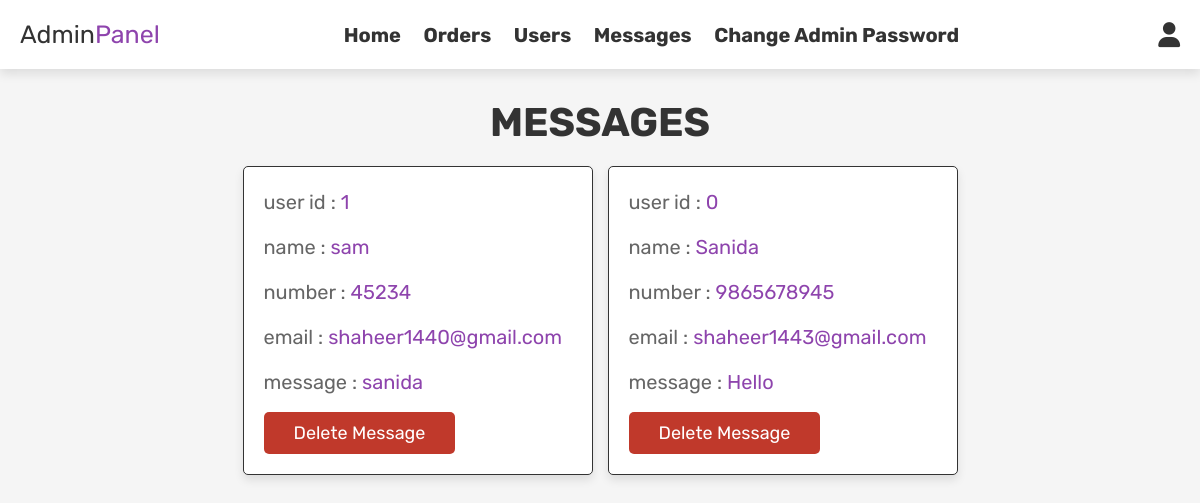
The app's page /admin_contacts.php (signed in) with its own data.
### tables this page shows
CREATE TABLE `message` (
  `id` int(100) NOT NULL,
  `user_id` int(100) NOT NULL,
  `name` varchar(100) NOT NULL,
  `email` varchar(100) NOT NULL,
  `number` varchar(12) NOT NULL,
  `message` varchar(500) NOT NULL
);

### admin_contacts.php (the view, shortened to what this page needs)
<?php
include 'config.php';
?>
<!DOCTYPE html>
<html lang="en">
<head>
   <link rel="stylesheet" href="https://cdnjs.cloudflare.com/ajax/libs/font-awesome/6.0.0/css/all.min.css">
   <link rel="stylesheet" href="css/admin_style.css">
</head>
<body>
<?php include 'admin_header.php'; ?>
<section class="messages">
   <h1 class="title"> messages </h1>
   <div class="box-container">
   <?php
      $select_message = mysqli_query($conn, "SELECT * FROM `message`") or die('query failed');
      if(mysqli_num_rows($select_message) > 0){
         while($fetch_message = mysqli_fetch_assoc($select_message)){
   ?>
   <div class="box">
      <p> user id : <span><?php echo $fetch_message['user_id']; ?></span> </p>
      <p> name : <span><?php echo $fetch_message['name']; ?></span> </p>
      <p> number : <span><?php echo $fetch_message['number']; ?></span> </p>
      <p> email : <span><?php echo $fetch_message['email']; ?></span> </p>
      <p> message : <span><?php echo $fetch_message['message']; ?></span> </p>
      <a href="admin_contacts.php?delete=<?php echo $fetch_message['id']; ?>" onclick="return confirm('Delete this message?');" class="delete-btn">Delete Message</a>
   </div>
   <?php
      };
   }else{
      echo '<p class="empty">You have no messages!</p>';
   }
   ?>
   </div>
</section>
</body>
</html>

### admin_style.css (style rules this page uses)
:root { --purple:#8e44ad; --red:#c0392b; --orange:#f39c12; --black:#333; --white:#fff; --light-color:#666; --light-white:#ccc; --light-bg:#f5f5f5; --border:.1rem solid var(--black); --box-shadow:0 .5rem 1rem rgba(0,0,0,.1); }
* { font-family: 'Rubik', sans-serif; margin:0; padding:0; box-sizing: border-box; outline: none; border:none; text-decoration: none; transition:all .2s linear; }
html { font-size: 62.5%; overflow-x: hidden; }
body { background-color: var(--light-bg); }
section { padding:3rem 2rem; }
.title { text-align: center; margin-bottom: 2rem; text-transform: uppercase; color:var(--black); font-size: 4rem; }
.btn, .option-btn, .delete-btn, .white-btn { display: inline-block; margin-top: 1rem; padding:1rem 3rem; cursor: pointer; color:var(--white); font-size: 1.8rem; border-radius: .5rem; text-transform: capitalize; }
.delete-btn { background-color: var(--red); }
.messages .box-container { display: grid; grid-template-columns: repeat(auto-fit, 35rem); justify-content: center; gap:1.5rem; max-width: 1200px; margin:0 auto; align-items: flex-start; }
.messages .box-container .box { background-color: var(--white); padding:2rem; border:var(--border); box-shadow: var(--box-shadow); border-radius: .5rem; }
.messages .box-container .box p { padding-bottom: 1.5rem; font-size: 2rem; color:var(--light-color); line-height: 1.5; }
.messages .box-container .box p span { color:var(--purple); }
.messages .box-container .box .delete-btn { margin-top: 0; }

### records on screen
message: user "1", name "sam", number "45234", email "shaheer1440@gmail.com", message "sanida"
message: user "0", name "Sanida", number "9865678945", email "shaheer1443@gmail.com", message "Hello"
